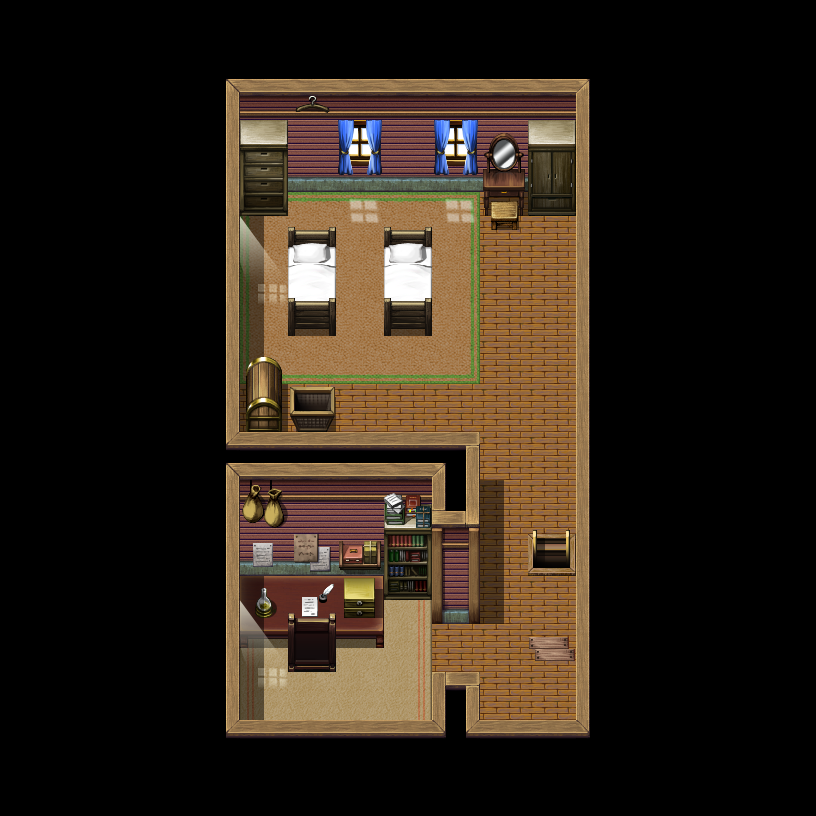

Below is a game level as drawn by its tile map, then a one-line description and the .tmx that defines it (tile-layer data replaced by summaries):
An orthogonal 34x34 tile map with 24x24 px tiles, 9 tile layers (under0_none, under1_ground, under2_objects, under3_objects, ...), 5 tilesets and 19 objects (2x chief_s_house).

<map version="1.2" tiledversion="1.2.3" orientation="orthogonal" renderorder="right-down" width="34" height="34" tilewidth="24" tileheight="24" infinite="0" nextlayerid="13" nextobjectid="26">
 <tileset firstgid="1" name="chief_s_house_2f" tilewidth="24" tileheight="24" tilecount="525" columns="25">
  <image source="tilesets/chief_s_house_2f.png" width="600" height="504" />
 </tileset>
 <tileset firstgid="526" source="tilesets/fsm_inside01_c.tsx" />
 <tileset firstgid="1550" source="tilesets/fsm_inside01_d.tsx" />
 <tileset firstgid="2574" source="tilesets/fsm_inside01_a2.tsx" />
 <tileset firstgid="3342" source="tilesets/fsm_inside01_b.tsx" />
 <layer id="2" name="under0_none" width="34" height="34">
  <data>[1156 cells, 0 non-empty, 0 distinct tile ids]</data>
 </layer>
 <layer id="1" name="under1_ground" width="34" height="34">
  <data>[1156 cells, 1128 non-empty, 167 distinct tile ids]</data>
 </layer>
 <layer id="3" name="under2_objects" width="34" height="34">
  <data>[1156 cells, 13 non-empty, 9 distinct tile ids]</data>
 </layer>
 <layer id="4" name="under3_objects" width="34" height="34">
  <data>[1156 cells, 12 non-empty, 12 distinct tile ids]</data>
 </layer>
 <layer id="5" name="under4_objects" width="34" height="34">
  <data>[1156 cells, 3 non-empty, 1 distinct tile ids]</data>
 </layer>
 <layer id="6" name="under5_objects" width="34" height="34">
  <data>[1156 cells, 7 non-empty, 7 distinct tile ids]</data>
 </layer>
 <layer id="7" name="over6_objects" width="34" height="34">
  <data>[1156 cells, 44 non-empty, 18 distinct tile ids]</data>
 </layer>
 <layer id="8" name="over7_none" width="34" height="34">
  <data>[1156 cells, 0 non-empty, 0 distinct tile ids]</data>
 </layer>
 <layer id="9" name="over8_none" width="34" height="34">
  <data>[1156 cells, 0 non-empty, 0 distinct tile ids]</data>
 </layer>
 <objectgroup id="10" name="collision_layer">
  <object id="1" x="432" y="696" width="48" height="48" />
  <object id="2" x="0" y="744" width="816" height="72" />
  <object id="4" x="576" y="0" width="240" height="744" />
  <object id="5" x="0" y="0" width="240" height="744" />
  <object id="6" x="240" y="0" width="336" height="192" />
  <object id="7" x="240" y="192" width="48" height="24" />
  <object id="8" x="480" y="192" width="96" height="24" />
  <object id="10" x="288" y="240" width="48" height="96" />
  <object id="11" x="384" y="240" width="48" height="96" />
  <object id="13" x="240" y="384" width="96" height="48" />
  <object id="14" x="240" y="456" width="240" height="144" />
  <object id="15" x="432" y="600" width="48" height="24" />
  <object id="17" x="240" y="600" width="144" height="48" />
  <object id="18" x="288" y="648" width="48" height="24" />
  <object id="21" x="528" y="528" height="48" />
  <object id="22" x="528" y="576" width="48" />
  <object id="25" x="240" y="360" width="48" height="24" />
 </objectgroup>
 <objectgroup id="11" name="spawn_layer">
  <object id="24" name="chief_s_house" x="528" y="528" width="48" height="24" />
 </objectgroup>
 <objectgroup id="12" name="portal_layer">
  <object id="23" name="chief_s_house" x="528" y="552" width="48" height="24" />
 </objectgroup>
</map>
